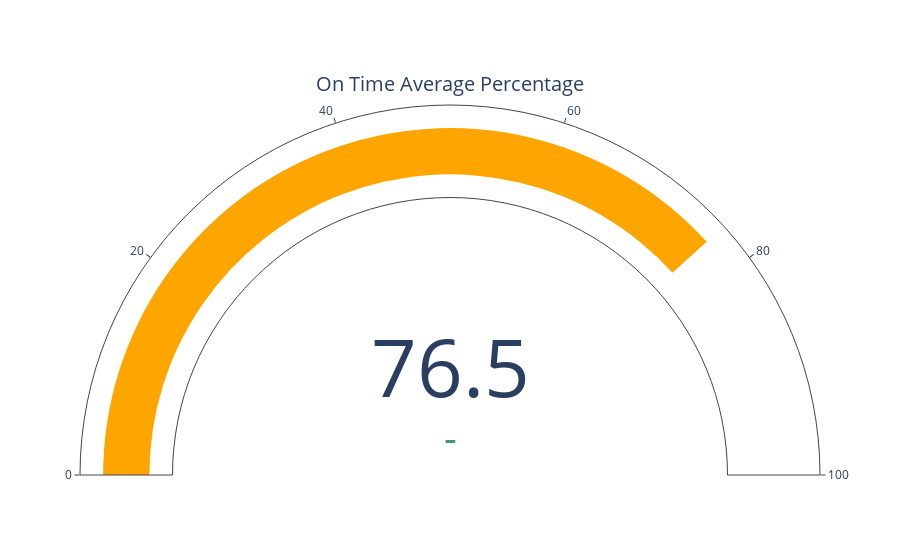

Notebook code cell kept with this figure:
### Markdown cell above
##### 86% of the total orders were delivered on time to all the customers, which is ok.

### Code cell
in_full_average = target_orders_df['infull_target%'].sum() / target_orders_df['customer_id'].value_counts().sum()

fig = go.Figure(go.Indicator(value = in_full_average, mode = "gauge+number+delta", title = {'text': "In Full Average Percentage"}, gauge = {'axis': {'range': [None, 100]}, 'bar': {'color': "orange"}}))
fig.show()
in_full_average

### Figure 1 — Plotly figure (JSON) as saved in the notebook; plotly's stock layout.template omitted (floating-point values rounded to 4 significant figures)
{"data": [{"gauge": {"axis": {"range": [null, 100]}, "bar": {"color": "orange"}}, "mode": "gauge+number+delta", "title": {"text": "On Time Average Percentage"}, "type": "indicator", "value": 76.51}], "layout": {}}
